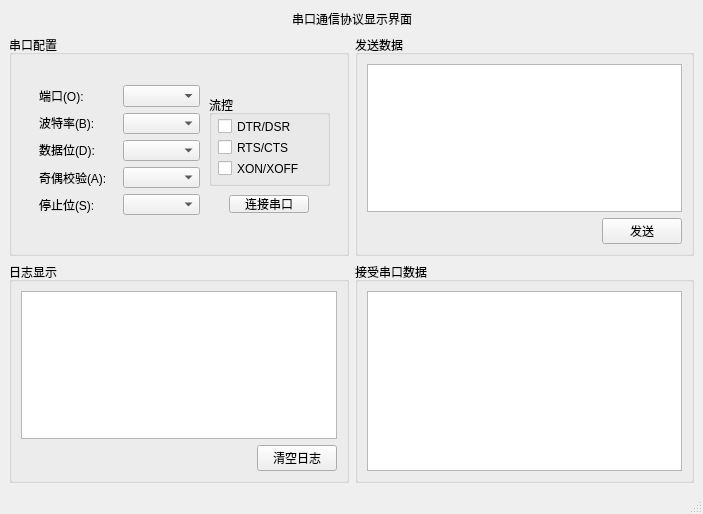
<?xml version="1.0" encoding="UTF-8"?>
<ui version="4.0">
 <class>MainWindow</class>
 <widget class="QMainWindow" name="MainWindow">
  <property name="geometry">
   <rect>
    <x>0</x>
    <y>0</y>
    <width>703</width>
    <height>514</height>
   </rect>
  </property>
  <property name="windowTitle">
   <string>MainWindow</string>
  </property>
  <property name="styleSheet">
   <string notr="true"/>
  </property>
  <widget class="QWidget" name="centralwidget">
   <layout class="QGridLayout" name="gridLayout_5">
    <item row="0" column="0">
     <layout class="QVBoxLayout" name="verticalLayout_7">
      <item>
       <layout class="QHBoxLayout" name="horizontalLayout_3">
        <item>
         <spacer name="horizontalSpacer_3">
          <property name="orientation">
           <enum>Qt::Orientation::Horizontal</enum>
          </property>
          <property name="sizeHint" stdset="0">
           <size>
            <width>40</width>
            <height>20</height>
           </size>
          </property>
         </spacer>
        </item>
        <item>
         <widget class="QLabel" name="label_6">
          <property name="text">
           <string>串口通信协议显示界面</string>
          </property>
         </widget>
        </item>
        <item>
         <spacer name="horizontalSpacer_4">
          <property name="orientation">
           <enum>Qt::Orientation::Horizontal</enum>
          </property>
          <property name="sizeHint" stdset="0">
           <size>
            <width>40</width>
            <height>20</height>
           </size>
          </property>
         </spacer>
        </item>
       </layout>
      </item>
      <item>
       <layout class="QGridLayout" name="gridLayout_3">
        <item row="0" column="1">
         <widget class="QGroupBox" name="groupBox_3">
          <property name="title">
           <string>发送数据</string>
          </property>
          <layout class="QGridLayout" name="gridLayout">
           <item row="0" column="0">
            <layout class="QVBoxLayout" name="verticalLayout_5">
             <item>
              <widget class="QTextEdit" name="textEdit"/>
             </item>
             <item>
              <layout class="QHBoxLayout" name="horizontalLayout">
               <item>
                <spacer name="horizontalSpacer">
                 <property name="orientation">
                  <enum>Qt::Orientation::Horizontal</enum>
                 </property>
                 <property name="sizeHint" stdset="0">
                  <size>
                   <width>40</width>
                   <height>20</height>
                  </size>
                 </property>
                </spacer>
               </item>
               <item>
                <widget class="QPushButton" name="pushButton">
                 <property name="text">
                  <string>发送</string>
                 </property>
                </widget>
               </item>
              </layout>
             </item>
            </layout>
           </item>
          </layout>
         </widget>
        </item>
        <item row="1" column="0">
         <widget class="QGroupBox" name="groupBox_5">
          <property name="title">
           <string>日志显示</string>
          </property>
          <layout class="QGridLayout" name="gridLayout_2">
           <item row="0" column="0">
            <layout class="QVBoxLayout" name="verticalLayout_6">
             <item>
              <widget class="QTextBrowser" name="textBrowser_3"/>
             </item>
             <item>
              <layout class="QHBoxLayout" name="horizontalLayout_2">
               <item>
                <spacer name="horizontalSpacer_2">
                 <property name="orientation">
                  <enum>Qt::Orientation::Horizontal</enum>
                 </property>
                 <property name="sizeHint" stdset="0">
                  <size>
                   <width>40</width>
                   <height>20</height>
                  </size>
                 </property>
                </spacer>
               </item>
               <item>
                <widget class="QPushButton" name="pushButton_2">
                 <property name="text">
                  <string>清空日志</string>
                 </property>
                </widget>
               </item>
              </layout>
             </item>
            </layout>
           </item>
          </layout>
         </widget>
        </item>
        <item row="1" column="1">
         <widget class="QGroupBox" name="groupBox_4">
          <property name="title">
           <string>接受串口数据</string>
          </property>
          <layout class="QGridLayout" name="gridLayout_4">
           <item row="0" column="0">
            <widget class="QTextBrowser" name="textBrowser_2"/>
           </item>
          </layout>
         </widget>
        </item>
        <item row="0" column="0">
         <widget class="QGroupBox" name="groupBox">
          <property name="title">
           <string>串口配置</string>
          </property>
          <widget class="QGroupBox" name="groupBox_2">
           <property name="geometry">
            <rect>
             <x>200</x>
             <y>60</y>
             <width>121</width>
             <height>91</height>
            </rect>
           </property>
           <property name="title">
            <string>流控</string>
           </property>
           <widget class="QCheckBox" name="checkBox">
            <property name="geometry">
             <rect>
              <x>9</x>
              <y>23</y>
              <width>91</width>
              <height>17</height>
             </rect>
            </property>
            <property name="text">
             <string>DTR/DSR</string>
            </property>
           </widget>
           <widget class="QCheckBox" name="checkBox_2">
            <property name="geometry">
             <rect>
              <x>9</x>
              <y>44</y>
              <width>101</width>
              <height>17</height>
             </rect>
            </property>
            <property name="text">
             <string>RTS/CTS</string>
            </property>
           </widget>
           <widget class="QCheckBox" name="checkBox_3">
            <property name="geometry">
             <rect>
              <x>9</x>
              <y>65</y>
              <width>111</width>
              <height>17</height>
             </rect>
            </property>
            <property name="text">
             <string>XON/XOFF</string>
            </property>
           </widget>
          </widget>
          <widget class="QPushButton" name="pushButton_3">
           <property name="geometry">
            <rect>
             <x>220</x>
             <y>160</y>
             <width>80</width>
             <height>18</height>
            </rect>
           </property>
           <property name="styleSheet">
            <string notr="true"/>
           </property>
           <property name="text">
            <string>连接串口</string>
           </property>
          </widget>
          <widget class="QWidget" name="layoutWidget">
           <property name="geometry">
            <rect>
             <x>30</x>
             <y>50</y>
             <width>161</width>
             <height>130</height>
            </rect>
           </property>
           <layout class="QHBoxLayout" name="horizontalLayout_4">
            <item>
             <layout class="QVBoxLayout" name="verticalLayout_2">
              <item>
               <widget class="QLabel" name="label">
                <property name="text">
                 <string>端口(O):</string>
                </property>
               </widget>
              </item>
              <item>
               <widget class="QLabel" name="label_2">
                <property name="text">
                 <string>波特率(B):</string>
                </property>
               </widget>
              </item>
              <item>
               <widget class="QLabel" name="label_3">
                <property name="text">
                 <string>数据位(D):</string>
                </property>
               </widget>
              </item>
              <item>
               <widget class="QLabel" name="label_4">
                <property name="text">
                 <string>奇偶校验(A):</string>
                </property>
               </widget>
              </item>
              <item>
               <widget class="QLabel" name="label_5">
                <property name="text">
                 <string>停止位(S):</string>
                </property>
               </widget>
              </item>
             </layout>
            </item>
            <item>
             <layout class="QVBoxLayout" name="verticalLayout">
              <item>
               <widget class="QComboBox" name="comboBox">
                <property name="editable">
                 <bool>false</bool>
                </property>
                <property name="currentText">
                 <string/>
                </property>
                <property name="currentIndex">
                 <number>-1</number>
                </property>
               </widget>
              </item>
              <item>
               <widget class="QComboBox" name="comboBox_2"/>
              </item>
              <item>
               <widget class="QComboBox" name="comboBox_4"/>
              </item>
              <item>
               <widget class="QComboBox" name="comboBox_3"/>
              </item>
              <item>
               <widget class="QComboBox" name="comboBox_5"/>
              </item>
             </layout>
            </item>
           </layout>
          </widget>
         </widget>
        </item>
       </layout>
      </item>
     </layout>
    </item>
   </layout>
  </widget>
  <widget class="QMenuBar" name="menubar">
   <property name="geometry">
    <rect>
     <x>0</x>
     <y>0</y>
     <width>703</width>
     <height>17</height>
    </rect>
   </property>
  </widget>
  <widget class="QStatusBar" name="statusbar"/>
 </widget>
 <resources/>
 <connections/>
</ui>
